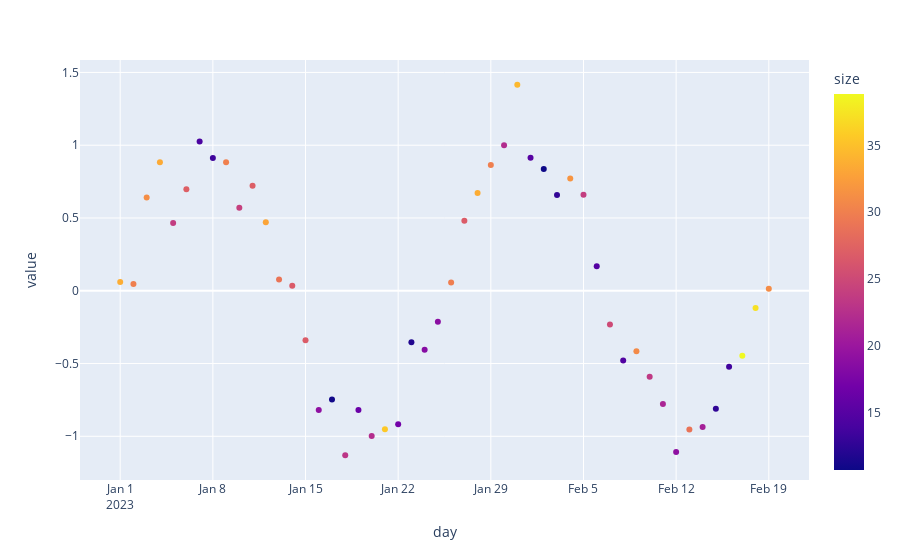

Write notebook code for a chart like this one.
### Code cell
px.scatter(
    df,
    x="day",
    y="value",
    color="size"
)
